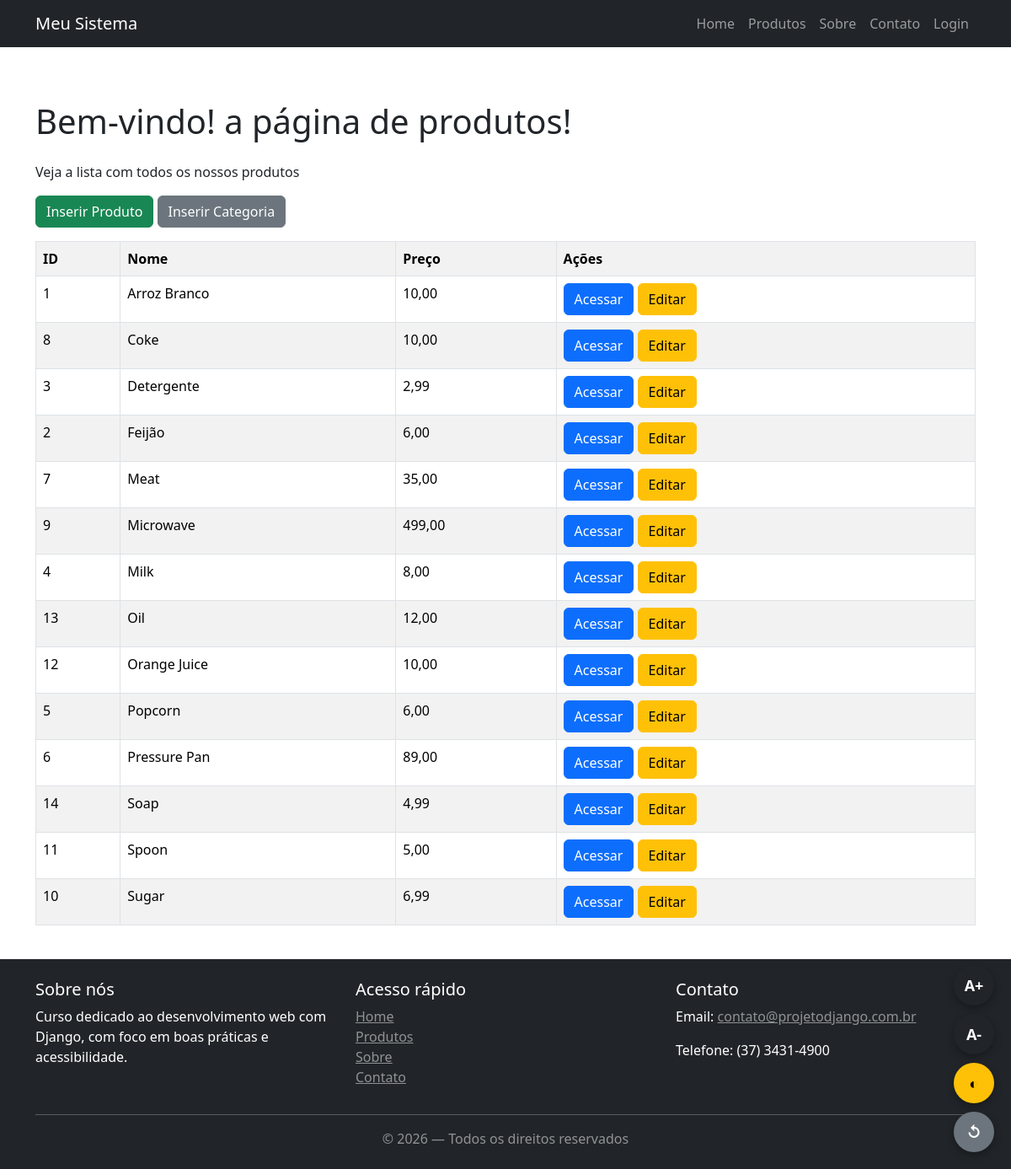
Page /produtos/ on the earlier database version.
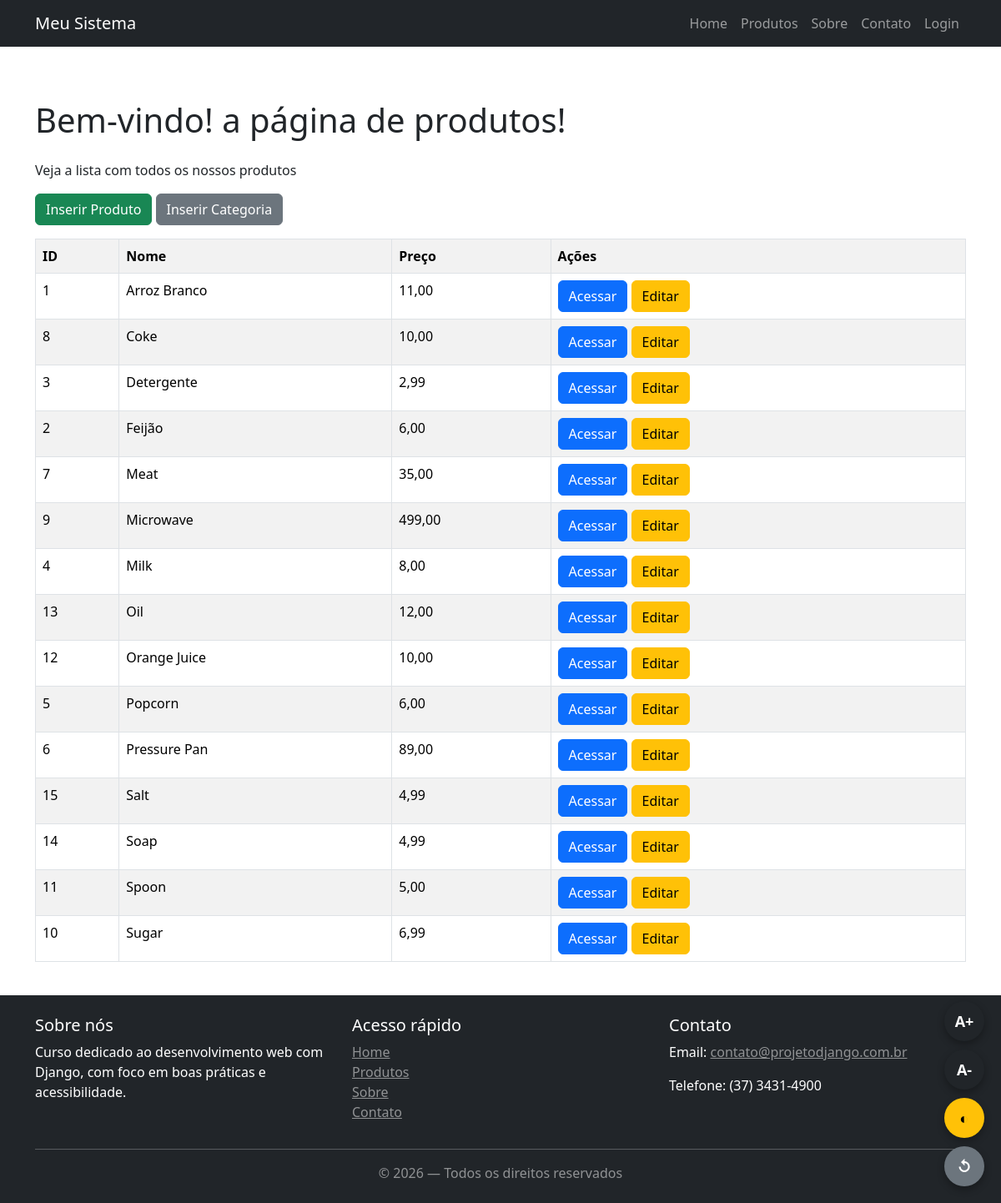
Same page on the later database version.
### produtos/models.py (models this page shows, shortened)
class Produto(models.Model):
    nome = models.CharField(max_length=150)
    preco = models.DecimalField(max_digits=10, decimal_places=2)
    categoria = models.ForeignKey(
        Categoria,
        on_delete=models.CASCADE,
        related_name="produtos"
    )
    class Meta:
        verbose_name = 'Produto'
        verbose_name_plural = 'Produtos'

### produtos/views.py (the view)
# urls.py: path('', views.lista_produtos, name='lista'),
def lista_produtos(request):
    produtos = Produto.objects.all().order_by('nome')
    contexto = {
        'itens': produtos,
    }
    return render(request, 'produtos/lista.html', context=contexto)

### produtos/templates/produtos/lista.html (shortened to what this page needs)
{% extends "../core/base.html" %}
{% block content %}
  <h1 class="mb-4">Bem-vindo! a página de produtos!</h1>
  <p>Veja a lista com todos os nossos produtos</p>
  <a href="{% url 'produtos:inserir_produto' %}" class="btn btn-success mb-3">Inserir Produto</a>
  <a href="{% url 'produtos:inserir_categoria' %}" class="btn btn-secondary mb-3">Inserir Categoria</a>
  {% if itens %}
    <table class="table table-bordered table-striped">
      <tr><th>ID</th><th>Nome</th><th>Preço</th><th>Ações</th></tr>
      {% for item in itens %}
      <tr><td>{{ item.id }}</td><td>{{ item.nome }}</td><td>{{ item.preco }}</td><td>
        <a href="{% url 'produtos:detalhe' item.id %}" class="btn btn-primary">Acessar</a>
        <a href="{% url 'produtos:editar_produto' item.id %}" class="btn btn-warning">Editar</a>
      </td></tr>
      {% endfor %}
    </table>
  {% else %}
    <p><strong>Nenhum produto encontrado</strong></p>
  {% endif %}
  <br />
{% endblock content %}

Differences in the rows shown:
changed Produto "Arroz Branco": preco "10,00" → "11,00"
added Produto: id "15", nome "Salt", preco "4,99"
